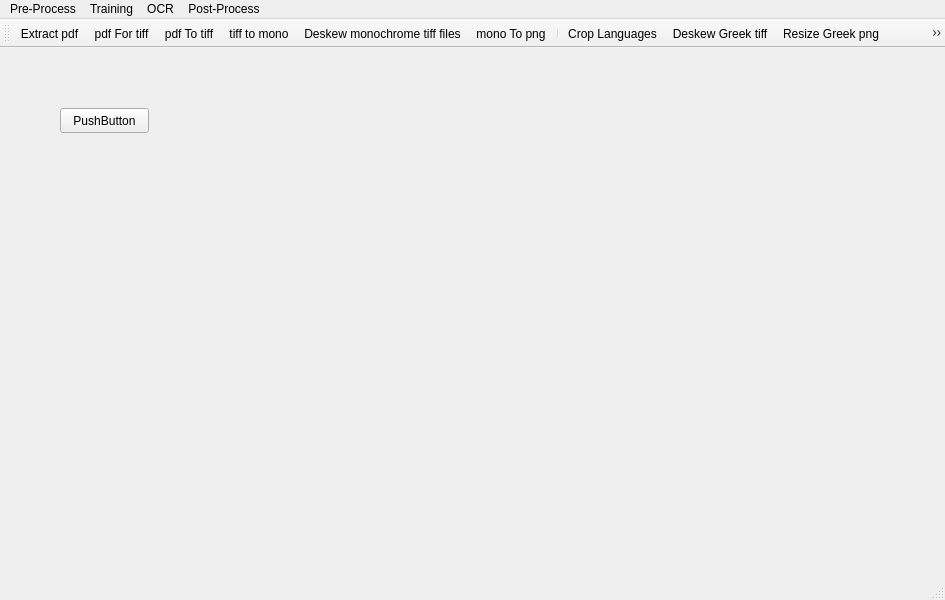
<?xml version="1.0" encoding="UTF-8"?>
<ui version="4.0">
 <class>MainUI</class>
 <widget class="QMainWindow" name="MainUI">
  <property name="geometry">
   <rect>
    <x>0</x>
    <y>0</y>
    <width>945</width>
    <height>600</height>
   </rect>
  </property>
  <property name="windowTitle">
   <string>Manuscript OCR</string>
  </property>
  <property name="windowIcon">
   <iconset resource="UI_Icons.qrc">
    <normaloff>:/Icons/Icons/image-sunset.png</normaloff>:/Icons/Icons/image-sunset.png</iconset>
  </property>
  <widget class="QWidget" name="centralwidget">
   <widget class="QPushButton" name="pushButton">
    <property name="geometry">
     <rect>
      <x>60</x>
      <y>60</y>
      <width>89</width>
      <height>25</height>
     </rect>
    </property>
    <property name="text">
     <string>PushButton</string>
    </property>
   </widget>
  </widget>
  <widget class="QMenuBar" name="menubar">
   <property name="geometry">
    <rect>
     <x>0</x>
     <y>0</y>
     <width>945</width>
     <height>22</height>
    </rect>
   </property>
   <widget class="QMenu" name="menuPre_Process">
    <property name="title">
     <string>Pre-Process</string>
    </property>
    <widget class="QMenu" name="menuExtract_pdf">
     <property name="title">
      <string>Prepare Source</string>
     </property>
     <property name="icon">
      <iconset resource="UI_Icons.qrc">
       <normaloff>:/Icons/Icons/folder-open-image.png</normaloff>:/Icons/Icons/folder-open-image.png</iconset>
     </property>
     <addaction name="actionextract_pdf_tb"/>
     <addaction name="separator"/>
     <addaction name="actionpdf_for_tiff_tb"/>
     <addaction name="actionpdf_to_tiff_tb"/>
     <addaction name="actiontiff_to_mono_tb"/>
     <addaction name="actiondeskew_mono"/>
     <addaction name="actionmono_to_png_tb"/>
    </widget>
    <widget class="QMenu" name="menuPrepare">
     <property name="title">
      <string>Prepare Languages</string>
     </property>
     <widget class="QMenu" name="menuGreekDR">
      <property name="title">
       <string>Greek</string>
      </property>
      <addaction name="actionDeskewGreek_tiff_tb"/>
      <addaction name="actionResizeGreek_png_tb"/>
     </widget>
     <widget class="QMenu" name="menuLatinDR">
      <property name="title">
       <string>Latin</string>
      </property>
      <addaction name="actionDeskewLatin_tiff_tb"/>
      <addaction name="actionResizeLatin_png_tb"/>
     </widget>
     <addaction name="menuGreekDR"/>
     <addaction name="menuLatinDR"/>
    </widget>
    <addaction name="separator"/>
    <addaction name="menuExtract_pdf"/>
    <addaction name="separator"/>
    <addaction name="actionCrop_Languages_tb"/>
    <addaction name="separator"/>
    <addaction name="menuPrepare"/>
   </widget>
   <widget class="QMenu" name="menuTraining">
    <property name="title">
     <string>Training</string>
    </property>
    <widget class="QMenu" name="menuGround_Truth">
     <property name="title">
      <string>Ground Truth</string>
     </property>
     <widget class="QMenu" name="menuGreekGT">
      <property name="title">
       <string>Greek</string>
      </property>
      <widget class="QMenu" name="menuGreek_Image_Lines">
       <property name="title">
        <string>Greek Image Lines</string>
       </property>
       <addaction name="actionCrop_Greek_to_tiff_Lines_tb"/>
       <addaction name="actionRename_Greek_tiff_Lines_tb"/>
       <addaction name="actionMove_Greek_tiff_Lines_tb"/>
      </widget>
      <widget class="QMenu" name="menuGreek_Text_Lines">
       <property name="title">
        <string>Greek Text Lines</string>
       </property>
       <addaction name="actionSplitGreek_text_lines_tb"/>
       <addaction name="actionRenameGreek_text_lines_tb"/>
      </widget>
      <addaction name="menuGreek_Image_Lines"/>
      <addaction name="menuGreek_Text_Lines"/>
      <addaction name="actionReview_Ground_Truth_tb"/>
      <addaction name="actionUpdate_Wordlist_tb"/>
     </widget>
     <widget class="QMenu" name="menuLatinGT">
      <property name="title">
       <string>Latin</string>
      </property>
      <widget class="QMenu" name="menuLatin_Image_Lines">
       <property name="title">
        <string>Latin Image Lines</string>
       </property>
       <addaction name="actionCrop_Latin_To_tiff_Lines_tb"/>
       <addaction name="actionRename_Latin_tiff_Lines_tb"/>
       <addaction name="actionMove_Latin_tiff_Lines_tb"/>
      </widget>
      <widget class="QMenu" name="menuLatin_Text_Lines">
       <property name="title">
        <string>Latin Text Lines</string>
       </property>
       <addaction name="actionSplit_Latin_Text_Lines_tb"/>
       <addaction name="actionRename_Latin_Text_Lines_tb"/>
      </widget>
      <addaction name="menuLatin_Image_Lines"/>
      <addaction name="menuLatin_Text_Lines"/>
      <addaction name="actionReview_Ground_Truth_menu"/>
      <addaction name="actionUpdate_Wordlist_menu"/>
     </widget>
     <addaction name="menuGreekGT"/>
     <addaction name="menuLatinGT"/>
    </widget>
    <addaction name="separator"/>
    <addaction name="menuGround_Truth"/>
    <addaction name="actionTrain_Tesseract_tb"/>
   </widget>
   <widget class="QMenu" name="menuOCR">
    <property name="title">
     <string>OCR</string>
    </property>
    <widget class="QMenu" name="menuGreek_OCR">
     <property name="title">
      <string>Greek</string>
     </property>
     <addaction name="actionCorrect_OCR_tb"/>
     <addaction name="actionVersify_Text"/>
    </widget>
    <addaction name="menuGreek_OCR"/>
    <addaction name="actionLatin_OCR"/>
   </widget>
   <widget class="QMenu" name="menuPost_Process">
    <property name="title">
     <string>Post-Process</string>
    </property>
    <widget class="QMenu" name="menuGreek_Post">
     <property name="title">
      <string>Greek</string>
     </property>
     <addaction name="actionUpdate_Verses"/>
     <addaction name="actionUpdate_Words_Post"/>
     <addaction name="actionNormalize"/>
     <addaction name="actionLower_Case"/>
     <addaction name="actionRemove_Diacritics"/>
     <addaction name="actionAlign_Strongs"/>
     <addaction name="actionAlign_Lemmas"/>
     <addaction name="actionAlign_English"/>
     <addaction name="actionVariants"/>
    </widget>
    <addaction name="menuGreek_Post"/>
    <addaction name="actionUpdate_Words"/>
   </widget>
   <addaction name="menuPre_Process"/>
   <addaction name="menuTraining"/>
   <addaction name="menuOCR"/>
   <addaction name="menuPost_Process"/>
  </widget>
  <widget class="QStatusBar" name="statusbar"/>
  <widget class="QToolBar" name="ToolBar">
   <property name="windowTitle">
    <string>toolBar</string>
   </property>
   <property name="toolTip">
    <string>Extract pages from pdf source file</string>
   </property>
   <property name="whatsThis">
    <string>pdf Page Extractor</string>
   </property>
   <attribute name="toolBarArea">
    <enum>TopToolBarArea</enum>
   </attribute>
   <attribute name="toolBarBreak">
    <bool>false</bool>
   </attribute>
   <addaction name="actionextract_pdf_tb"/>
   <addaction name="actionpdf_for_tiff_tb"/>
   <addaction name="actionpdf_to_tiff_tb"/>
   <addaction name="actiontiff_to_mono_tb"/>
   <addaction name="actiondeskew_mono"/>
   <addaction name="actionmono_to_png_tb"/>
   <addaction name="separator"/>
   <addaction name="actionCrop_Languages_tb"/>
   <addaction name="actionDeskewGreek_tiff_tb"/>
   <addaction name="actionResizeGreek_png_tb"/>
   <addaction name="actionDeskewLatin_tiff_tb"/>
   <addaction name="actionResizeLatin_png_tb"/>
   <addaction name="separator"/>
   <addaction name="actionCrop_Greek_to_tiff_Lines_tb"/>
   <addaction name="actionRename_Greek_tiff_Lines_tb"/>
   <addaction name="actionMove_Greek_tiff_Lines_tb"/>
   <addaction name="separator"/>
   <addaction name="actionCrop_Latin_To_tiff_Lines_tb"/>
   <addaction name="actionRename_Latin_tiff_Lines_tb"/>
   <addaction name="actionMove_Latin_tiff_Lines_tb"/>
   <addaction name="separator"/>
   <addaction name="actionSplitGreek_text_lines_tb"/>
   <addaction name="actionRenameGreek_text_lines_tb"/>
   <addaction name="separator"/>
   <addaction name="actionSplit_Latin_Text_Lines_tb"/>
   <addaction name="actionRename_Latin_Text_Lines_tb"/>
   <addaction name="separator"/>
   <addaction name="actionReview_Ground_Truth_tb"/>
   <addaction name="actionUpdate_Wordlist_tb"/>
   <addaction name="actionTrain_Tesseract_tb"/>
   <addaction name="actionCorrect_OCR_tb"/>
   <addaction name="separator"/>
  </widget>
  <action name="actionpdf_to_tiff">
   <property name="text">
    <string>pdf for tiff</string>
   </property>
  </action>
  <action name="actionmove_pdf_for_tiff">
   <property name="text">
    <string>pdf to tiff</string>
   </property>
  </action>
  <action name="actiontiff_to_mono">
   <property name="text">
    <string>tiff to mono</string>
   </property>
  </action>
  <action name="actionmono_to_png">
   <property name="text">
    <string>mono to png</string>
   </property>
  </action>
  <action name="actiontiff_to_png">
   <property name="text">
    <string>tiff to png</string>
   </property>
  </action>
  <action name="actionGreek">
   <property name="text">
    <string>Greek</string>
   </property>
  </action>
  <action name="actiontiff_to_png_2">
   <property name="text">
    <string>tiff to png</string>
   </property>
  </action>
  <action name="actionpdf_for_tiff">
   <property name="text">
    <string>pdf for tiff</string>
   </property>
  </action>
  <action name="actionpdf_for_tiff_tb">
   <property name="icon">
    <iconset resource="UI_Icons.qrc">
     <normaloff>:/Icons/Icons/pdf4tiff.png</normaloff>:/Icons/Icons/pdf4tiff.png</iconset>
   </property>
   <property name="text">
    <string>pdf For tiff</string>
   </property>
   <property name="toolTip">
    <string>Stage pdf pages FOR tiff conversion</string>
   </property>
  </action>
  <action name="actionpdf_to_tiff_tb">
   <property name="icon">
    <iconset resource="UI_Icons.qrc">
     <normaloff>:/Icons/Icons/pdf2tiff.png</normaloff>:/Icons/Icons/pdf2tiff.png</iconset>
   </property>
   <property name="text">
    <string>pdf To tiff</string>
   </property>
   <property name="toolTip">
    <string>Convert pdf pages TO tiff files</string>
   </property>
  </action>
  <action name="actiontiff_to_mono_tb">
   <property name="icon">
    <iconset resource="UI_Icons.qrc">
     <normaloff>:/Icons/Icons/tiff-file.png</normaloff>:/Icons/Icons/tiff-file.png</iconset>
   </property>
   <property name="text">
    <string>tiff to mono</string>
   </property>
   <property name="toolTip">
    <string>Convert tiff files TO indexed monochrome</string>
   </property>
  </action>
  <action name="actionmono_to_png_tb">
   <property name="icon">
    <iconset resource="UI_Icons.qrc">
     <normaloff>:/Icons/Icons/png-file.png</normaloff>:/Icons/Icons/png-file.png</iconset>
   </property>
   <property name="text">
    <string>mono To png</string>
   </property>
   <property name="toolTip">
    <string>Convert deskewed monochrome tiff files TO png</string>
   </property>
  </action>
  <action name="actionLatin">
   <property name="text">
    <string>Latin</string>
   </property>
  </action>
  <action name="actiontiff_to_png_3">
   <property name="text">
    <string>tiff to png</string>
   </property>
  </action>
  <action name="actiontiff_to_png_4">
   <property name="text">
    <string>tiff to png</string>
   </property>
  </action>
  <action name="actionDeskewGreek_tiff_tb">
   <property name="icon">
    <iconset resource="UI_Icons.qrc">
     <normaloff>:/Icons/Icons/deskew-greek.png</normaloff>:/Icons/Icons/deskew-greek.png</iconset>
   </property>
   <property name="text">
    <string>Deskew Greek tiff</string>
   </property>
  </action>
  <action name="actiontiff_to_png_5">
   <property name="text">
    <string>tiff to png</string>
   </property>
  </action>
  <action name="actionDeskewLatin_tiff_tb">
   <property name="icon">
    <iconset resource="UI_Icons.qrc">
     <normaloff>:/Icons/Icons/deskew-latin.png</normaloff>:/Icons/Icons/deskew-latin.png</iconset>
   </property>
   <property name="text">
    <string>Deskew Latin tiff</string>
   </property>
  </action>
  <action name="actionResizeGreek_png_tb">
   <property name="icon">
    <iconset resource="UI_Icons.qrc">
     <normaloff>:/Icons/Icons/resize-png-greek.png</normaloff>:/Icons/Icons/resize-png-greek.png</iconset>
   </property>
   <property name="text">
    <string>Resize Greek png</string>
   </property>
  </action>
  <action name="actionResizeLatin_png_tb">
   <property name="icon">
    <iconset resource="UI_Icons.qrc">
     <normaloff>:/Icons/Icons/resize-png-latin.png</normaloff>:/Icons/Icons/resize-png-latin.png</iconset>
   </property>
   <property name="text">
    <string>Resize Latin png</string>
   </property>
  </action>
  <action name="actionCrop_Languages_tb">
   <property name="icon">
    <iconset resource="UI_Icons.qrc">
     <normaloff>:/Icons/Icons/split-langs.png</normaloff>:/Icons/Icons/split-langs.png</iconset>
   </property>
   <property name="text">
    <string>Crop Languages</string>
   </property>
   <property name="toolTip">
    <string>Crop language sections into separate tiff files</string>
   </property>
  </action>
  <action name="actionextract_pdf_tb">
   <property name="icon">
    <iconset resource="UI_Icons.qrc">
     <normaloff>:/Icons/Icons/pdf-extract1.png</normaloff>:/Icons/Icons/pdf-extract1.png</iconset>
   </property>
   <property name="text">
    <string>Extract pdf</string>
   </property>
   <property name="toolTip">
    <string>Extract pages from pdf source document</string>
   </property>
   <property name="menuRole">
    <enum>QAction::TextHeuristicRole</enum>
   </property>
  </action>
  <action name="actiontiff_for_Ground_Truth">
   <property name="text">
    <string>tiff for Ground Truth</string>
   </property>
  </action>
  <action name="actionCrop">
   <property name="text">
    <string>Crop to tiff lines</string>
   </property>
  </action>
  <action name="actiontiff_for_Ground_Truth_2">
   <property name="text">
    <string>Move tiff lines</string>
   </property>
  </action>
  <action name="actionSplit">
   <property name="text">
    <string>Split text lines</string>
   </property>
  </action>
  <action name="actionRename_tiff_lines">
   <property name="text">
    <string>Rename tiff lines</string>
   </property>
  </action>
  <action name="actionRename_text_lines">
   <property name="text">
    <string>Rename text lines</string>
   </property>
  </action>
  <action name="actionReview_Ground_Truth">
   <property name="text">
    <string>Review Ground Truth</string>
   </property>
  </action>
  <action name="actionGreek_Wordlist_2">
   <property name="text">
    <string>Greek Wordlist</string>
   </property>
  </action>
  <action name="actionLatin_Wordlist">
   <property name="text">
    <string>Latin Wordlist</string>
   </property>
  </action>
  <action name="actionImage_Lines">
   <property name="text">
    <string>Image Lines</string>
   </property>
  </action>
  <action name="actionText_Lines">
   <property name="text">
    <string>Text Lines</string>
   </property>
  </action>
  <action name="actionReview_Ground_Truth_2">
   <property name="text">
    <string>Review Ground Truth</string>
   </property>
  </action>
  <action name="actionUpdate_Wordlist">
   <property name="text">
    <string>Update Wordlist</string>
   </property>
  </action>
  <action name="actionUpdate_Wordlist_2">
   <property name="text">
    <string>Update Wordlist</string>
   </property>
  </action>
  <action name="actionCorrect_OCR_tb">
   <property name="icon">
    <iconset resource="UI_Icons.qrc">
     <normaloff>:/Icons/Icons/ocr1.png</normaloff>:/Icons/Icons/ocr1.png</iconset>
   </property>
   <property name="text">
    <string>Correct OCR</string>
   </property>
  </action>
  <action name="actionVersify_Text">
   <property name="text">
    <string>Versify Text</string>
   </property>
  </action>
  <action name="actionUpdate_Words">
   <property name="text">
    <string>Latin</string>
   </property>
  </action>
  <action name="actionUpdate_Verses">
   <property name="text">
    <string>Update Verses</string>
   </property>
  </action>
  <action name="actionUpdate_Words_Post">
   <property name="text">
    <string>Update Words</string>
   </property>
  </action>
  <action name="actionNormalize">
   <property name="text">
    <string>Normalize</string>
   </property>
  </action>
  <action name="actionLower_Case">
   <property name="text">
    <string>Lower Case</string>
   </property>
  </action>
  <action name="actionRemove_Diacritics">
   <property name="text">
    <string>Remove Diacritics</string>
   </property>
  </action>
  <action name="actionAlign_Strongs">
   <property name="text">
    <string>Align Strongs+RMAC</string>
   </property>
  </action>
  <action name="actionAlign_Lemmas">
   <property name="text">
    <string>Align Lemmas</string>
   </property>
  </action>
  <action name="actionAlign_English">
   <property name="text">
    <string>Align English</string>
   </property>
  </action>
  <action name="actionVariants">
   <property name="text">
    <string>Variants</string>
   </property>
  </action>
  <action name="actionLatin_OCR">
   <property name="text">
    <string>Latin</string>
   </property>
  </action>
  <action name="actionTrain_Tesseract_tb">
   <property name="icon">
    <iconset resource="UI_Icons.qrc">
     <normaloff>:/Icons/Icons/trainOCR1.png</normaloff>:/Icons/Icons/trainOCR1.png</iconset>
   </property>
   <property name="text">
    <string>Train Tesseract</string>
   </property>
  </action>
  <action name="actionReview_Ground_Truth_tb">
   <property name="icon">
    <iconset resource="UI_Icons.qrc">
     <normaloff>:/Icons/Icons/ground-truth1.png</normaloff>:/Icons/Icons/ground-truth1.png</iconset>
   </property>
   <property name="text">
    <string>Review Ground Truth</string>
   </property>
  </action>
  <action name="actionUpdate_Wordlist_tb">
   <property name="icon">
    <iconset resource="UI_Icons.qrc">
     <normaloff>:/Icons/Icons/update-greek-wordlist.png</normaloff>:/Icons/Icons/update-greek-wordlist.png</iconset>
   </property>
   <property name="text">
    <string>Update Greek Wordlist</string>
   </property>
  </action>
  <action name="actionCrop_Greek_to_tiff_Lines_tb">
   <property name="icon">
    <iconset resource="UI_Icons.qrc">
     <normaloff>:/Icons/Icons/split-lines-greek.png</normaloff>:/Icons/Icons/split-lines-greek.png</iconset>
   </property>
   <property name="text">
    <string>Crop Greek To tiff Lines</string>
   </property>
  </action>
  <action name="actionRename_Greek_tiff_Lines_tb">
   <property name="icon">
    <iconset resource="UI_Icons.qrc">
     <normaloff>:/Icons/Icons/rename-lines-greek.png</normaloff>:/Icons/Icons/rename-lines-greek.png</iconset>
   </property>
   <property name="text">
    <string>Rename Greek tiff Lines</string>
   </property>
  </action>
  <action name="actionMove_Greek_tiff_Lines_tb">
   <property name="icon">
    <iconset resource="UI_Icons.qrc">
     <normaloff>:/Icons/Icons/move-lines-greek.png</normaloff>:/Icons/Icons/move-lines-greek.png</iconset>
   </property>
   <property name="text">
    <string>Move Greek tiff Lines</string>
   </property>
  </action>
  <action name="actionSplitGreek_text_lines_tb">
   <property name="icon">
    <iconset resource="UI_Icons.qrc">
     <normaloff>:/Icons/Icons/split-textlines-greek.png</normaloff>:/Icons/Icons/split-textlines-greek.png</iconset>
   </property>
   <property name="text">
    <string>Split Greek Text Lines</string>
   </property>
  </action>
  <action name="actionRenameGreek_text_lines_tb">
   <property name="icon">
    <iconset resource="UI_Icons.qrc">
     <normaloff>:/Icons/Icons/rename_textlines-greek.png</normaloff>:/Icons/Icons/rename_textlines-greek.png</iconset>
   </property>
   <property name="text">
    <string>Rename Greek Text Lines</string>
   </property>
  </action>
  <action name="actionImage_Lines_3">
   <property name="text">
    <string>Image Lines</string>
   </property>
  </action>
  <action name="actionReview_Ground_Truth_menu">
   <property name="text">
    <string>Review Ground Truth</string>
   </property>
  </action>
  <action name="actionUpdate_Wordlist_menu">
   <property name="text">
    <string>Update Wordlist</string>
   </property>
  </action>
  <action name="actionCrop_Latin_To_tiff_Lines_tb">
   <property name="icon">
    <iconset resource="UI_Icons.qrc">
     <normaloff>:/Icons/Icons/split-lines-latin.png</normaloff>:/Icons/Icons/split-lines-latin.png</iconset>
   </property>
   <property name="text">
    <string>Crop Latin To tiff Lines</string>
   </property>
  </action>
  <action name="actionRename_Latin_tiff_Lines_tb">
   <property name="icon">
    <iconset resource="UI_Icons.qrc">
     <normaloff>:/Icons/Icons/rename-lines-latin.png</normaloff>:/Icons/Icons/rename-lines-latin.png</iconset>
   </property>
   <property name="text">
    <string>Rename Latin tiff Lines</string>
   </property>
  </action>
  <action name="actionMove_Latin_tiff_Lines_tb">
   <property name="icon">
    <iconset resource="UI_Icons.qrc">
     <normaloff>:/Icons/Icons/move-lines-latin.png</normaloff>:/Icons/Icons/move-lines-latin.png</iconset>
   </property>
   <property name="text">
    <string>Move Greek tiff Lines</string>
   </property>
  </action>
  <action name="actionSplit_Latin_Text_Lines_tb">
   <property name="icon">
    <iconset resource="UI_Icons.qrc">
     <normaloff>:/Icons/Icons/split-textlines-latin.png</normaloff>:/Icons/Icons/split-textlines-latin.png</iconset>
   </property>
   <property name="text">
    <string>Split Latin Text Lines</string>
   </property>
  </action>
  <action name="actionRename_Latin_Text_Lines_tb">
   <property name="icon">
    <iconset resource="UI_Icons.qrc">
     <normaloff>:/Icons/Icons/rename-textlines-latin.png</normaloff>:/Icons/Icons/rename-textlines-latin.png</iconset>
   </property>
   <property name="text">
    <string>Rename Latin Text Lines</string>
   </property>
  </action>
  <action name="actiondeskew_mono">
   <property name="icon">
    <iconset resource="UI_Icons.qrc">
     <normaloff>:/Icons/Icons/deskew-tiff-file.png</normaloff>:/Icons/Icons/deskew-tiff-file.png</iconset>
   </property>
   <property name="text">
    <string>Deskew monochrome tiff files</string>
   </property>
  </action>
 </widget>
 <resources>
  <include location="UI_Icons.qrc"/>
 </resources>
 <connections/>
</ui>
